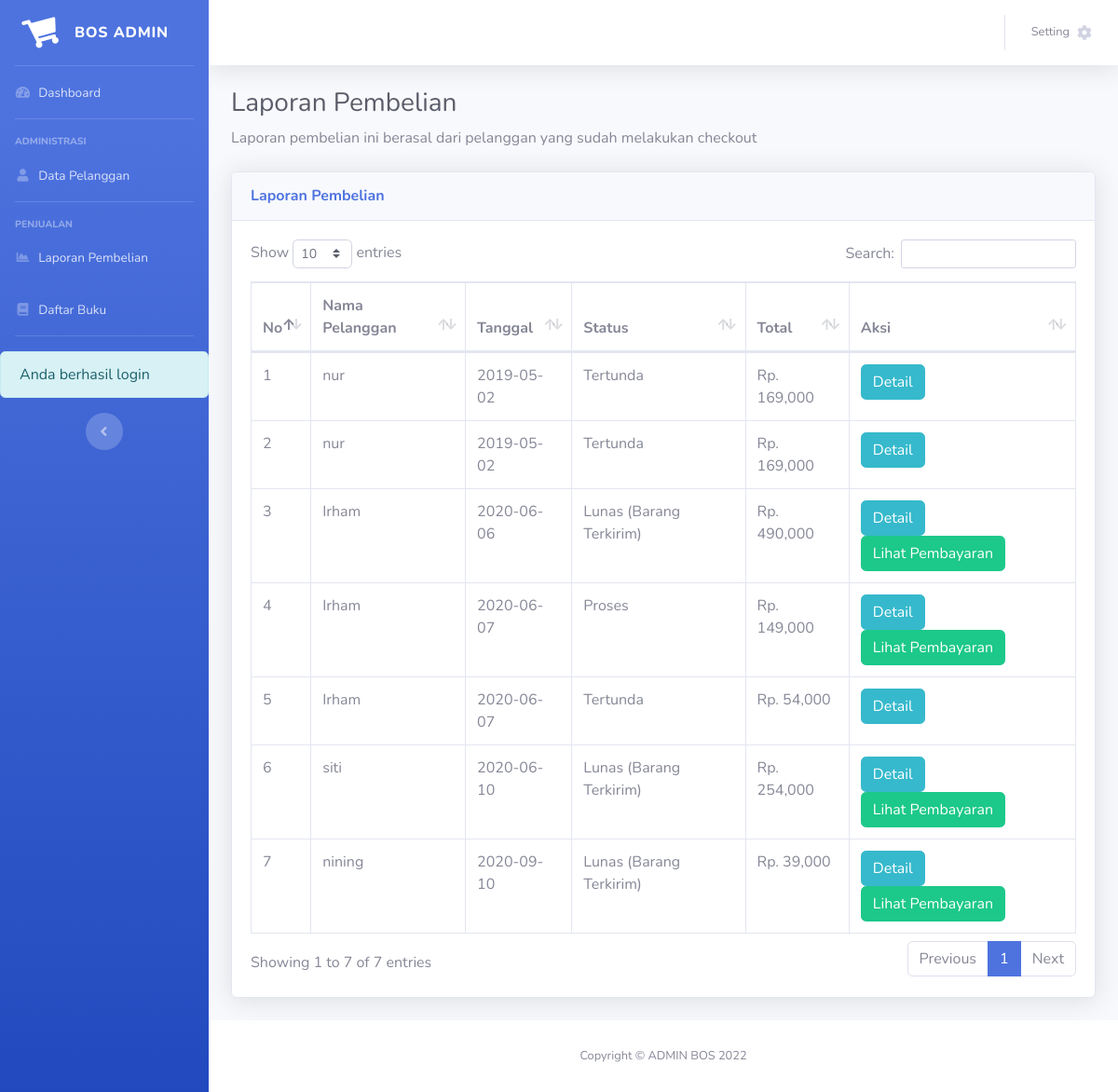
The page /admin/index.php?hal=pembeli (signed in) on the database its author committed.
### tables this page shows
CREATE TABLE `pembelian` (
  `id_pembelian` int(11) NOT NULL,
  `id_pelanggan` int(11) NOT NULL,
  `id_kurir` int(11) NOT NULL,
  `tanggal_pembelian` date NOT NULL,
  `total_pembelian` int(11) NOT NULL,
  `nama_kurir` varchar(100) NOT NULL,
  `tarif` int(11) NOT NULL,
  `alamat_pengiriman` text NOT NULL,
  `status_pembelian` varchar(100) NOT NULL DEFAULT 'Tertunda',
  `resi_pengiriman` varchar(50) NOT NULL
);

CREATE TABLE `pelanggan` (
  `id_pelanggan` int(11) NOT NULL,
  `gmail_pelanggan` varchar(100) NOT NULL,
  `password_pelanggan` varchar(50) NOT NULL,
  `nama_pelanggan` varchar(100) NOT NULL,
  `telepon_pelanggan` varchar(25) NOT NULL
);

### admin/pembeli.php (the view)
<h1 class="h3 mb-2 text-gray-800">Laporan Pembelian</h1>
<p class="mb-4">Laporan pembelian ini berasal dari pelanggan yang sudah melakukan checkout</p>
<div class="card shadow mb-4">
    <div class="card-header py-3">
        <h6 class="m-0 font-weight-bold text-primary">Laporan Pembelian</h6>
    </div>
    <div class="card-body">
        <div class="table-responsive">
            <table class="table table-bordered" id="dataTable" width="100%" cellspacing="0">
                <thead>
                    <tr>
                        <th>No</th>
                        <th>Nama Pelanggan</th>
                        <th>Tanggal</th>
                        <th>Status</th>
                        <th>Total</th>
                        <th>Aksi</th>
                    </tr>
                </thead>
                <tbody>
                    <?php $nomor=1; ?>
                    <?php $ambil = $koneksi->query("SELECT * FROM pembelian JOIN pelanggan ON pembelian.id_pelanggan=pelanggan.id_pelanggan");?>
                    <?php while($pecah=$ambil->fetch_assoc()) { ?>
                    <tr>
                        <td> <?php echo $nomor; ?> </td>
                        <td> <?php echo $pecah["nama_pelanggan"]; ?> </td>
                        <td> <?php echo $pecah["tanggal_pembelian"]; ?></td>
                        <td> <?php echo $pecah["status_pembelian"]; ?></td>
                        <td> Rp. <?php echo number_format($pecah["total_pembelian"]); ?></td>
                        <td> <a href="index.php?hal=detail&id=<?php echo $pecah['id_pembelian'] ?>" class="btn btn-info">Detail</a>
                            <?php if ($pecah['status_pembelian']!=="Tertunda"): ?>
                                <a href="index.php?hal=pembayaran&id=<?php echo $pecah['id_pembelian']; ?>" class="btn btn-success">Lihat Pembayaran</a>
                            <?php endif ?>
                        </td>
                    </tr>
                    <?php $nomor++ ?>
                    <?php } ?>
                </tbody>
            </table>
        </div>
    </div>
</div>

### admin/index.php (shortened to what this page needs)
<?php
$koneksi = new mysqli("localhost", "root", "", "tokobuku");
?>
<!DOCTYPE html>
<html lang="en">
<head>
    <link href="assets/vendor/fontawesome-free/css/all.min.css" rel="stylesheet" type="text/css">
    <link href="assets/css/sb-admin-2.min.css" rel="stylesheet">
    <link href="assets/vendor/datatables/dataTables.bootstrap4.min.css" rel="stylesheet">
</head>
<body id="page-top">
    <div id="wrapper">
        <ul class="navbar-nav bg-gradient-primary sidebar sidebar-dark accordion" id="accordionSidebar">
            <a class="sidebar-brand d-flex align-items-center justify-content-center" href="index.php">
                <div class="sidebar-brand-icon rotate-n-15">
                    <i class="fas fa-shopping-cart"></i>
                </div>
                <div class="sidebar-brand-text mx-3">BOS ADMIN</div>
            </a>
            <hr class="sidebar-divider my-0">
            <li class="nav-item">
                <a class="nav-link" href="index.php">
                    <i class="fas fa-fw fa-tachometer-alt"></i>
                    <span>Dashboard</span></a>
            </li>
            <hr class="sidebar-divider">
            <div class="sidebar-heading">
                Administrasi
            </div>
            <li class="nav-item">
                <a class="nav-link" href="index.php?hal=pelanggan">
                    <i class="fas fa-fw fa-user"></i>
                    <span>Data Pelanggan</span></a>
            </li>
            <hr class="sidebar-divider">
            <div class="sidebar-heading">
                Penjualan
            </div>
            <li class="nav-item">
                <a class="nav-link" href="index.php?hal=pembeli">
                    <i class="fas fa-fw fa-chart-area"></i>
                    <span>Laporan Pembelian</span></a>
            </li>
            <li class="nav-item">
                <a class="nav-link" href="index.php?hal=produk">
                    <i class="fas fa-fw fa-book"></i>
                    <span>Daftar Buku</span></a>
            </li>
            <?php
            if (isset($_SESSION['pesan'])) {
                echo '<hr class="sidebar-divider d-none d-md-block">
                <li class="nav-item">
                <div class="alert alert-info" role="alert">';
                echo $_SESSION['pesan'];
                echo '</div>';
                echo '</li>';
            } ?>
            <div class="text-center d-none d-md-inline">
                <button class="rounded-circle border-0" id="sidebarToggle"></button>
            </div>
        </ul>
        <div id="content-wrapper" class="d-flex flex-column">
            <div id="content">
                <nav class="navbar navbar-expand navbar-light bg-white topbar mb-4 static-top shadow">
                    <ul class="navbar-nav ml-auto">
                        <li class="nav-item dropdown no-arrow">
                            <a class="nav-link dropdown-toggle" href="#" id="userDropdown" role="button"
                                data-toggle="dropdown" aria-haspopup="true" aria-expanded="false">
                                <span class="mr-2 d-none d-lg-inline text-gray-600 small">Setting</span>
                                <i class="fa fa-cog" aria-hidden="true"></i>
                            </a>
                        </li>
                    </ul>
                </nav>
                <div class="container-fluid">
                    <?php
                    if (isset($_GET['hal'])) {
                        if ($_GET['hal'] == "produk") {
                            include 'produk.php';
                        } elseif ($_GET['hal'] == "pembeli") {
                            include 'pembeli.php';
                        } elseif ($_GET['hal'] == "pelanggan") {
                            include 'pelanggan.php';
                        } elseif ($_GET['hal'] == "hapuspelanggan") {
                            include 'hapuspelanggan.php';
                        } elseif ($_GET['hal'] == "ubahpelanggan") {
                            include 'ubahpelanggan.php';
                        } elseif ($_GET['hal'] == "detail") {
                            include 'detail.php';
                        } elseif ($_GET['hal'] == "tambahproduk") {
                            include 'tambahproduk.php';
                        } elseif ($_GET['hal'] == "hapusproduk") {
                            include 'hapusproduk.php';
                        } elseif ($_GET['hal'] == "ubahproduk") {
                            include 'ubahproduk.php';
                        } elseif ($_GET['hal'] == "logout") {
                            include 'logout.php';
                        } elseif ($_GET['hal'] == "pembayaran") {
                            include 'pembayaran.php';
                        } elseif ($_GET['hal'] == "laporan_pembelian") {
                            include 'laporan_pembelian.php';
                        }
                    } else {
                        include 'home.php';
                    }
                    ?>
                </div>
            </div>
            <footer class="sticky-footer bg-white">
                <div class="container my-auto">
                    <div class="copyright text-center my-auto">
                        <span>Copyright &copy; ADMIN BOS 2022</span>
                    </div>
                </div>
            </footer>
        </div>
    </div>
</body>
</html>

### rows shown on the page
pembelian: id_pelanggan.nama_pelanggan "nur", tanggal_pembelian "2019-05-02", status_pembelian "Tertunda", total_pembelian "169,000"
pembelian: id_pelanggan.nama_pelanggan "nur", tanggal_pembelian "2019-05-02", status_pembelian "Tertunda", total_pembelian "169,000"
pembelian: id_pelanggan.nama_pelanggan "Irham", tanggal_pembelian "2020-06-06", status_pembelian "Lunas (Barang Terkirim)", total_pembelian "490,000"
pembelian: id_pelanggan.nama_pelanggan "Irham", tanggal_pembelian "2020-06-07", status_pembelian "Proses", total_pembelian "149,000"
pembelian: id_pelanggan.nama_pelanggan "Irham", tanggal_pembelian "2020-06-07", status_pembelian "Tertunda", total_pembelian "54,000"
pembelian: id_pelanggan.nama_pelanggan "siti", tanggal_pembelian "2020-06-10", status_pembelian "Lunas (Barang Terkirim)", total_pembelian "254,000"
pembelian: id_pelanggan.nama_pelanggan "nining", tanggal_pembelian "2020-09-10", status_pembelian "Lunas (Barang Terkirim)", total_pembelian "39,000"

### other values the page prints
$_SESSION['pesan'] "Anda berhasil login"
